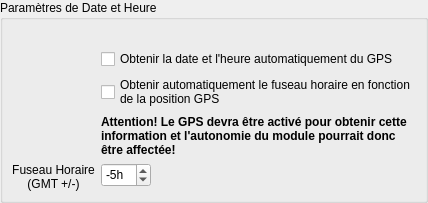
        <widget class="QWidget" name="pgDateTime">
         <layout class="QVBoxLayout" name="verticalLayout_6">
          <property name="spacing">
           <number>0</number>
          </property>
          <property name="leftMargin">
           <number>0</number>
          </property>
          <property name="topMargin">
           <number>0</number>
          </property>
          <property name="rightMargin">
           <number>0</number>
          </property>
          <property name="bottomMargin">
           <number>0</number>
          </property>
          <item>
           <widget class="QGroupBox" name="grpDateTime">
            <property name="title">
             <string>Paramètres de Date et Heure</string>
            </property>
            <layout class="QFormLayout" name="formLayout">
             <item row="1" column="1">
              <widget class="QCheckBox" name="chkDateTimeGPS">
               <property name="cursor">
                <cursorShape>PointingHandCursor</cursorShape>
               </property>
               <property name="text">
                <string>Obtenir la date et l'heure automatiquement du GPS</string>
               </property>
              </widget>
             </item>
             <item row="0" column="0">
              <widget class="QLabel" name="lblDateTime">
               <property name="sizePolicy">
                <sizepolicy hsizetype="Fixed" vsizetype="Fixed">
                 <horstretch>0</horstretch>
                 <verstretch>0</verstretch>
                </sizepolicy>
               </property>
               <property name="maximumSize">
                <size>
                 <width>48</width>
                 <height>48</height>
                </size>
               </property>
               <property name="text">
                <string/>
               </property>
               <property name="pixmap">
                <pixmap resource="wimustudio2.qrc">:/icons/images/date_time.png</pixmap>
               </property>
               <property name="scaledContents">
                <bool>true</bool>
               </property>
              </widget>
             </item>
             <item row="3" column="1">
              <widget class="QLabel" name="lblDateTimeGPSWarning">
               <property name="font">
                <font>
                 <weight>75</weight>
                 <bold>true</bold>
                </font>
               </property>
               <property name="text">
                <string>Attention! Le GPS devra être activé pour obtenir cette information et l'autonomie du module pourrait donc être affectée!</string>
               </property>
               <property name="wordWrap">
                <bool>true</bool>
               </property>
              </widget>
             </item>
             <item row="2" column="1">
              <widget class="QCheckBox" name="chkDateTimeAutoOffset">
               <property name="cursor">
                <cursorShape>PointingHandCursor</cursorShape>
               </property>
               <property name="text">
                <string>Obtenir automatiquement le fuseau horaire en fonction
de la position GPS</string>
               </property>
              </widget>
             </item>
             <item row="4" column="0">
              <widget class="QLabel" name="lblDateTimeOffset">
               <property name="text">
                <string>Fuseau Horaire
(GMT +/-)</string>
               </property>
               <property name="alignment">
                <set>Qt::AlignCenter</set>
               </property>
              </widget>
             </item>
             <item row="4" column="1">
              <widget class="QSpinBox" name="spinDateTimeOffset">
               <property name="minimumSize">
                <size>
                 <width>0</width>
                 <height>24</height>
                </size>
               </property>
               <property name="maximumSize">
                <size>
                 <width>50</width>
                 <height>16777215</height>
                </size>
               </property>
               <property name="buttonSymbols">
                <enum>QAbstractSpinBox::UpDownArrows</enum>
               </property>
               <property name="suffix">
                <string>h</string>
               </property>
               <property name="minimum">
                <number>-11</number>
               </property>
               <property name="maximum">
                <number>11</number>
               </property>
               <property name="value">
                <number>-5</number>
               </property>
              </widget>
             </item>
            </layout>
           </widget>
          </item>
         </layout>
        </widget>
